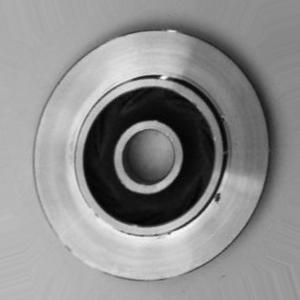
#> input picture examples/images/01_defect_correct_cast_def_0_7896.jpeg, 300 x 300 px
$ python -i preprocess.py   (imports and definitions only)   (older library calls are emulated)
#> lines starting #> are read from the running program, lines starting #| are printed output that depends on the picture
#> further down, picture is the input picture: PIL image 300x300 RGB; min 0, max 255, mean 140.8
"""Inference-time preprocessing with NO torch dependency (PIL / numpy / OpenCV only).

Reproduces the training eval transform (transforms.py: Resize -> ToTensor -> Normalize) exactly:

* Resize: torchvision's `Resize((s, s), BILINEAR)` on a PIL image calls `PIL.Image.resize(..., BILINEAR)`
  (PIL's bilinear filter is a convolution whose support grows when downscaling, i.e. it is
  antialiased). `cv2.resize(INTER_LINEAR)` is NOT equivalent: it samples 2x2 neighbours without
  antialiasing and gives different pixels on a 300 -> 224 downscale (see scripts/check_preprocess_equivalence.py).
  So the resize here uses PIL on purpose; do not "optimise" it to cv2.
* Channels: `convert("RGB")` exactly as in training (gray -> 3 identical channels, RGBA -> alpha dropped,
  palette -> expanded). No EXIF rotation, as in training.
* ToTensor + Normalize: float32 `x / 255`, then `(x - mean) / std` with float32 mean/std, in the same operation
  order as torchvision, so the result is bit-identical.

This module must stay importable without torch: the inference container does not ship it.
"""
from __future__ import annotations

import cv2
import numpy as np
from PIL import Image

# Pixel formats where `convert("RGB")` does what training did. 16-bit / float modes would be silently
# clipped by PIL, so callers reject them instead of guessing a scaling.
SUPPORTED_MODES = ("1", "L", "LA", "P", "PA", "RGB", "RGBA", "CMYK")


def to_rgb(img: Image.Image) -> Image.Image:
    if img.mode not in SUPPORTED_MODES:
        raise ValueError(f"unsupported pixel format '{img.mode}'")
    return img.convert("RGB")


def preprocess(img: Image.Image, size: int, mean, std) -> np.ndarray:
    """PIL image -> float32 array of shape (1, 3, size, size), identical to the training eval transform."""
    rgb = to_rgb(img).resize((size, size), Image.BILINEAR)
    arr = np.asarray(rgb, dtype=np.uint8)                      # HWC
    x = arr.astype(np.float32) / np.float32(255.0)             # ToTensor
    x = (x - np.asarray(mean, dtype=np.float32)) / np.asarray(std, dtype=np.float32)   # Normalize (float32)
    return np.ascontiguousarray(x.transpose(2, 0, 1)[None])


def preprocess_batch(imgs: list[Image.Image], size: int, mean, std) -> np.ndarray:
    return np.concatenate([preprocess(i, size, mean, std) for i in imgs], axis=0)


def quality_metrics(img: Image.Image, reference_size: int | None = None) -> dict:
    """Mean brightness (0-255) and sharpness (variance of the Laplacian) of the grayscale image.

    Computed at `reference_size` (the native training resolution) so values are comparable across input
    resolutions; sharpness depends on resolution. The same function produces the training-set ranges at
    export time, so inference and training numbers are directly comparable."""
    g = to_rgb(img).convert("L")
    if reference_size and g.size != (reference_size, reference_size):
        g = g.resize((reference_size, reference_size), Image.BILINEAR)
    a = np.asarray(g, dtype=np.float32)
    lap = cv2.Laplacian(a, cv2.CV_32F, ksize=1)
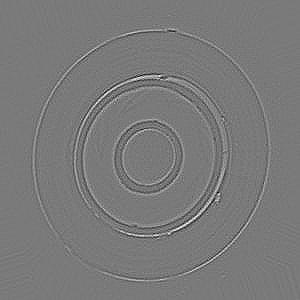
#> lap: shape (300, 300) float32; min -139, max 151, mean 0; drawn with min black and max white
    return {"brightness": float(a.mean()), "sharpness": float(lap.var())}


def quality_report(metrics: dict, ranges: dict) -> dict:
    """Compare quality metrics with the training-set ranges. Informational only: it never changes a
    prediction. Wording is deliberately cautious: leaving the training range is a risk flag, not proof of
    a wrong answer."""
    warnings = []
    suffix = "input outside the training range; prediction may be less reliable"
    b, s = metrics["brightness"], metrics["sharpness"]
    bl, bh = ranges["brightness"]["low"], ranges["brightness"]["high"]
    sl, sh = ranges["sharpness"]["low"], ranges["sharpness"]["high"]
    if b < bl:
        warnings.append(f"mean brightness {b:.1f} is below the training range [{bl:.1f}, {bh:.1f}]: {suffix}")
    elif b > bh:
        warnings.append(f"mean brightness {b:.1f} is above the training range [{bl:.1f}, {bh:.1f}]: {suffix}")
    if s < sl:
        warnings.append(f"sharpness (Laplacian variance) {s:.1f} is below the training range [{sl:.1f}, {sh:.1f}] "
                        f"(image may be blurred): {suffix}")
    elif s > sh:
        warnings.append(f"sharpness (Laplacian variance) {s:.1f} is above the training range [{sl:.1f}, {sh:.1f}] "
                        f"(image may be noisy or over-sharpened): {suffix}")
    return {"ok": not warnings, "warnings": warnings,
            "metrics": {"mean_brightness": round(b, 2), "sharpness": round(s, 2)}}


def softmax_positive(logits: np.ndarray, pos: int) -> np.ndarray:
    """Probability of class `pos` from (N, C) logits (numerically stable softmax)."""
    z = logits - logits.max(axis=1, keepdims=True)
    e = np.exp(z)
    return (e[:, pos] / e.sum(axis=1)).astype(np.float64)

>>> from PIL import Image
>>> picture = Image.open('../../examples/images/01_defect_correct_cast_def_0_7896.jpeg')
>>> result = quality_metrics(picture)
#> result = {'brightness': 140.8, 'sharpness': 162.2}

$ run again, on examples/images/02_defect_correct_cast_def_0_5311.jpeg
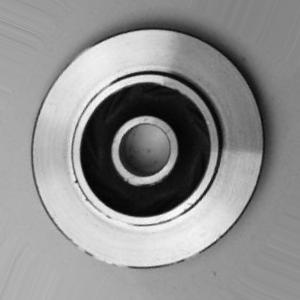
#> input picture examples/images/02_defect_correct_cast_def_0_5311.jpeg, 300 x 300 px
#> picture is the input picture: PIL image 300x300 RGB; min 0, max 255, mean 142.1
#> in quality_metrics, `lap = cv2.Laplacian(a, cv2.CV_32F, ksize=1)`:
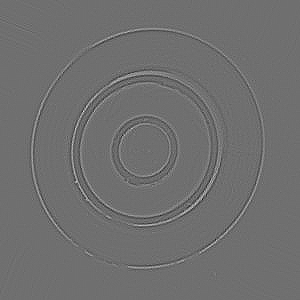
#> lap: shape (300, 300) float32; min -215, max 276, mean 0; drawn with min black and max white
#> result = {'brightness': 142.1, 'sharpness': 283.1}

$ run again, on examples/images/03_defect_correct_cast_def_0_3650.jpeg
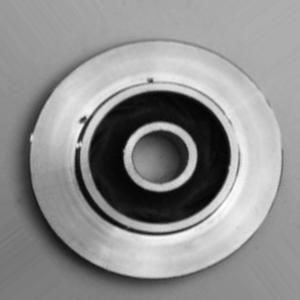
#> input picture examples/images/03_defect_correct_cast_def_0_3650.jpeg, 300 x 300 px
#> picture is the input picture: PIL image 300x300 RGB; min 0, max 255, mean 142.8
#> in quality_metrics, `lap = cv2.Laplacian(a, cv2.CV_32F, ksize=1)`:
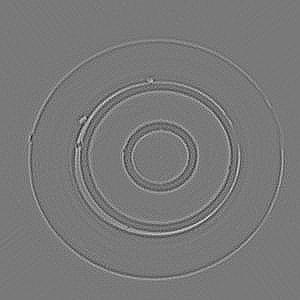
#> lap: shape (300, 300) float32; min -129, max 142, mean 0; drawn with min black and max white
#> result = {'brightness': 142.8, 'sharpness': 129.4}

$ run again, on examples/images/04_defect_correct_cast_def_0_9119.jpeg
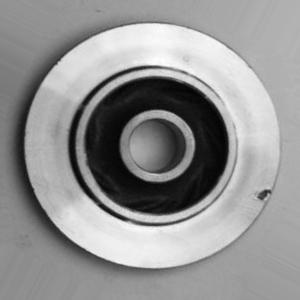
#> input picture examples/images/04_defect_correct_cast_def_0_9119.jpeg, 300 x 300 px
#> picture is the input picture: PIL image 300x300 RGB; min 0, max 254, mean 146.6
#> in quality_metrics, `lap = cv2.Laplacian(a, cv2.CV_32F, ksize=1)`:
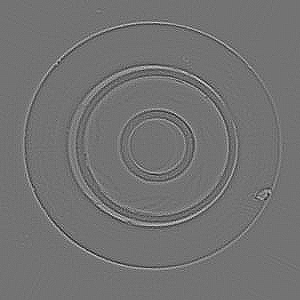
#> lap: shape (300, 300) float32; min -122, max 148, mean 0; drawn with min black and max white
#> result = {'brightness': 146.6, 'sharpness': 171.2}
